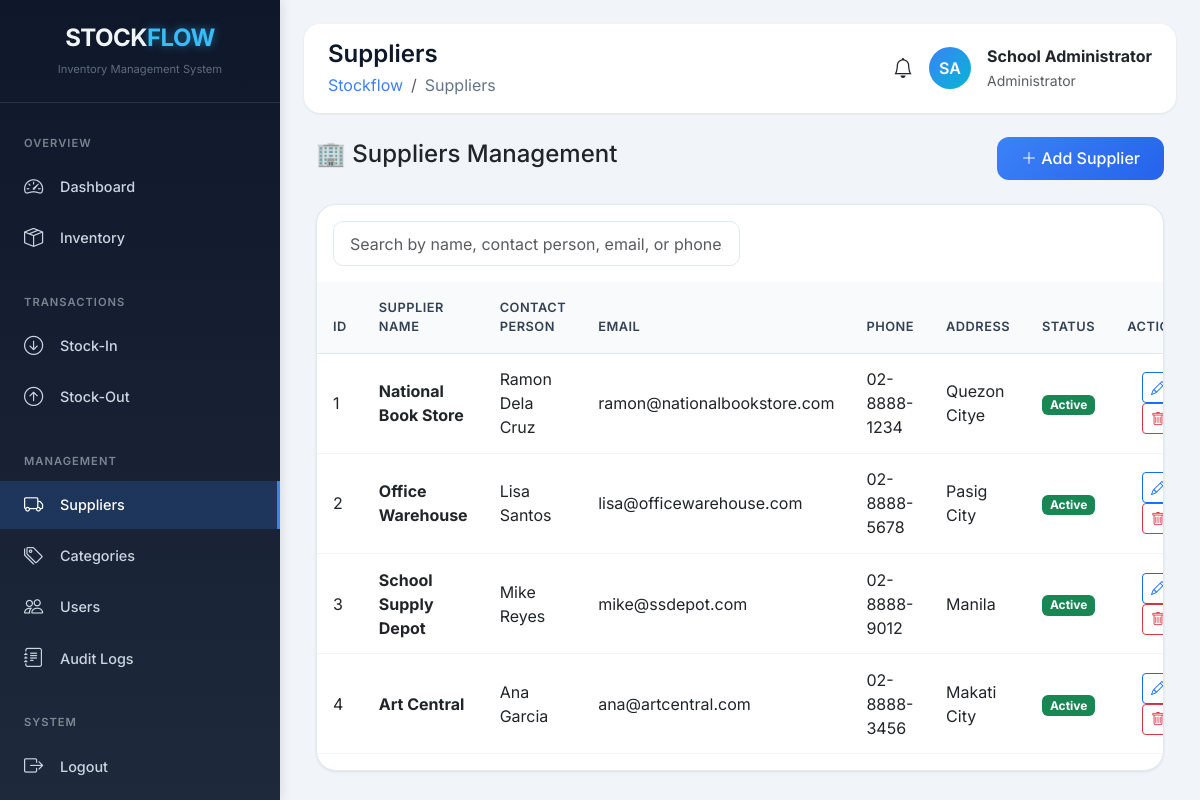
Screenshot of /index.php?page=suppliers (signed in) with the database file from the repository.
### tables this page shows
CREATE TABLE `suppliers` (
  `id` int(11) NOT NULL,
  `name` varchar(100) NOT NULL,
  `contact_person` varchar(100) DEFAULT NULL,
  `email` varchar(100) DEFAULT NULL,
  `phone` varchar(20) DEFAULT NULL,
  `address` text DEFAULT NULL,
  `is_active` tinyint(1) DEFAULT 1,
  `created_at` timestamp NOT NULL DEFAULT current_timestamp()
);

### backend/database.php (called while the page is built, shortened)
<?php
function escape($string) {
    return htmlspecialchars($string, ENT_QUOTES, 'UTF-8');
}
?>

### frontend/suppliers.php (the view, shortened to what this page needs)
<?php
$stmt = $pdo->query("SELECT * FROM suppliers ORDER BY created_at DESC");
$suppliers = $stmt->fetchAll();
?>
<link href="https://cdn.jsdelivr.net/npm/sweetalert2@11/dist/sweetalert2.min.css" rel="stylesheet">
<div class="container-fluid">
    <div class="d-flex justify-content-between align-items-center mb-4">
        <h4>🏢 Suppliers Management</h4>
        <button class="btn btn-primary-custom" data-bs-toggle="modal" data-bs-target="#addSupplierModal">
            <i class="bi bi-plus-lg"></i> Add Supplier
        </button>
    </div>
    <div class="data-table">
        <div class="p-3">
            <input type="text" id="searchSupplier" class="form-control w-50" placeholder="Search by name, contact person, email, or phone...">
        </div>
        <div class="table-responsive">
            <table class="table table-hover" id="supplierTable">
                <thead class="table-light">
                    <tr>
                        <th>ID</th>
                        <th>SUPPLIER NAME</th>
                        <th>CONTACT PERSON</th>
                        <th>EMAIL</th>
                        <th>PHONE</th>
                        <th>ADDRESS</th>
                        <th>STATUS</th>
                        <th>ACTIONS</th>
                    </tr>
                </thead>
                <tbody>
                    <?php if (empty($suppliers)): ?>
                    <tr class="text-center">
                        <td colspan="8" class="py-5">
                            <i class="bi bi-inbox fs-1 text-muted"></i>
                            <p class="text-muted mt-2">No suppliers found</p>
                        </td>
                    </tr>
                    <?php else: ?>
                        <?php foreach ($suppliers as $supplier): ?>
                        <tr>
                            <td><?php echo $supplier['id']; ?></td>
                            <td><strong><?php echo escape($supplier['name']); ?></strong></td>
                            <td><?php echo escape($supplier['contact_person'] ?? '-'); ?></td>
                            <td><?php echo escape($supplier['email'] ?? '-'); ?></td>
                            <td><?php echo escape($supplier['phone'] ?? '-'); ?></td>
                            <td><?php echo escape($supplier['address'] ?? '-'); ?></td>
                            <td class="text-center">
                                <span class="badge <?php echo $supplier['is_active'] ? 'bg-success' : 'bg-danger'; ?>">
                                    <?php echo $supplier['is_active'] ? 'Active' : 'Inactive'; ?>
                                </span>
                            </td>
                            <td class="text-center">
                                <button class="btn btn-sm btn-outline-primary edit-supplier"
                                        data-id="<?php echo $supplier['id']; ?>"
                                        data-name="<?php echo escape($supplier['name']); ?>"
                                        data-contact="<?php echo escape($supplier['contact_person'] ?? ''); ?>"
                                        data-email="<?php echo escape($supplier['email'] ?? ''); ?>"
                                        data-phone="<?php echo escape($supplier['phone'] ?? ''); ?>"
                                        data-address="<?php echo escape($supplier['address'] ?? ''); ?>"
                                        data-status="<?php echo $supplier['is_active']; ?>"
                                        data-bs-toggle="modal"
                                        data-bs-target="#editSupplierModal"
                                        title="Edit">
                                    <i class="bi bi-pencil"></i>
                                </button>
                                <button class="btn btn-sm btn-outline-danger delete-supplier"
                                        data-id="<?php echo $supplier['id']; ?>"
                                        data-name="<?php echo escape($supplier['name']); ?>"
                                        title="Delete">
                                    <i class="bi bi-trash"></i>
                                </button>
                            </td>
                        </tr>
                        <?php endforeach; ?>
                    <?php endif; ?>
                </tbody>
            </table>
        </div>
    </div>
</div>

### frontend/assets/css/style.css (style rules this page uses)
* { margin: 0; padding: 0; box-sizing: border-box; font-family: 'Inter', sans-serif; }
body { background: #f1f5f9; overflow-x: hidden; }
.data-table { background: white; border-radius: 20px; overflow: hidden; box-shadow: 0 1px 3px rgba(0, 0, 0, 0.08); border: 1px solid #e2e8f0; }
.data-table th { background: #f8fafc; padding: 1rem; font-weight: 600; color: #334155; border-bottom: 1px solid #e2e8f0; font-size: 0.8rem; text-transform: uppercase; letter-spacing: 0.5px; }
.data-table td { padding: 0.85rem 1rem; vertical-align: middle; border-bottom: 1px solid #f1f5f9; }
.btn-primary-custom { background: linear-gradient(135deg, #3b82f6, #2563eb); border: none; padding: 0.6rem 1.5rem; border-radius: 12px; color: white; font-weight: 500; transition: all 0.3s ease; }
.form-control, .form-select { border-radius: 10px; border: 1px solid #e2e8f0; padding: 0.6rem 1rem; }

### frontend/includes/header.php (style rules this page uses)
* { margin: 0; padding: 0; box-sizing: border-box; font-family: 'Inter', sans-serif; }
body { background: #f1f5f9; }
.btn-primary-custom { background: linear-gradient(135deg, #3b82f6, #2563eb); border: none; padding: 0.6rem 1.5rem; border-radius: 12px; color: white; }

### rows the page displays
suppliers: id "1", name "National Book Store", contact_person "Ramon Dela Cruz", email "ramon@nationalbookstore.com", phone "02-8888-1234", address "Quezon Citye", is_active "Active"
suppliers: id "2", name "Office Warehouse", contact_person "Lisa Santos", email "lisa@officewarehouse.com", phone "02-8888-5678", address "Pasig City", is_active "Active"
suppliers: id "3", name "School Supply Depot", contact_person "Mike Reyes", email "mike@ssdepot.com", phone "02-8888-9012", address "Manila", is_active "Active"
suppliers: id "4", name "Art Central", contact_person "Ana Garcia", email "ana@artcentral.com", phone "02-8888-3456", address "Makati City", is_active "Active"

### other values shown
str_replace('_', ' ', $_GET['page'] ?? 'Dashboard') "Suppliers"
$initials "SA"
$_SESSION['name'] "School Administrator"
$_SESSION['role'] "Administrator"
